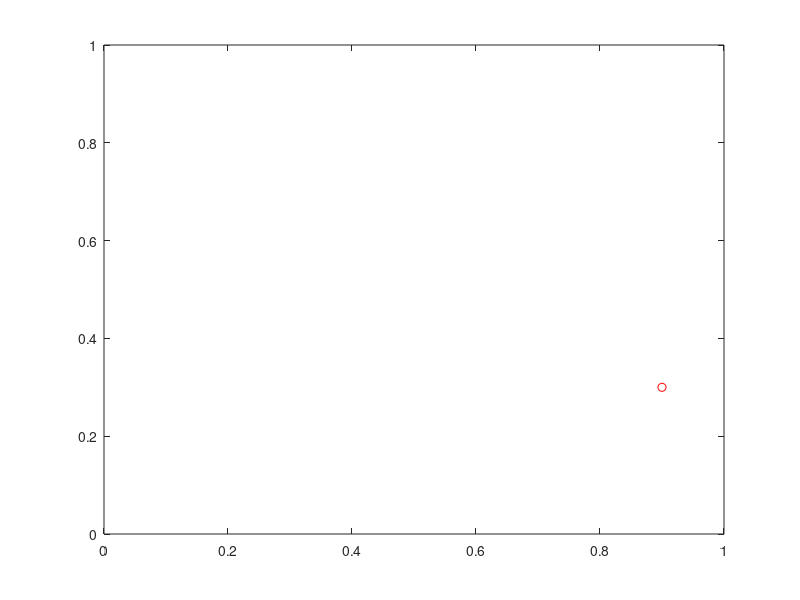

Here is the MATLAB script that generated this plot:
%% ch03v08
% SimpleAnimation.m
% move a particle represented by
% a circle symbol to illustrate
% the basics of animation
% Author: Fritz Freleng
%% set parameters
Nt=100; % Number of time steps
xmin=0.1;
xmax=0.9;
yval=0.3;
%% create array
x=linspace(xmin,xmax,Nt);
%% animate position
for it=1:Nt
    plot(x(it), yval,'ro');
    axis([0, 1, 0, 1]);
    drawnow
end